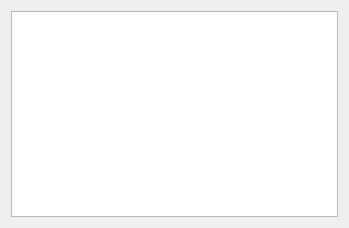
<?xml version="1.0" encoding="UTF-8"?>
<ui version="4.0">
 <class>GlcdGui</class>
 <widget class="QWidget" name="GlcdGui">
  <property name="geometry">
   <rect>
    <x>0</x>
    <y>0</y>
    <width>349</width>
    <height>228</height>
   </rect>
  </property>
  <property name="windowTitle">
   <string>Glcd</string>
  </property>
  <layout class="QVBoxLayout" name="verticalLayout">
   <item>
    <widget class="QGraphicsView" name="graphicsView"/>
   </item>
  </layout>
 </widget>
 <resources/>
 <connections/>
</ui>
